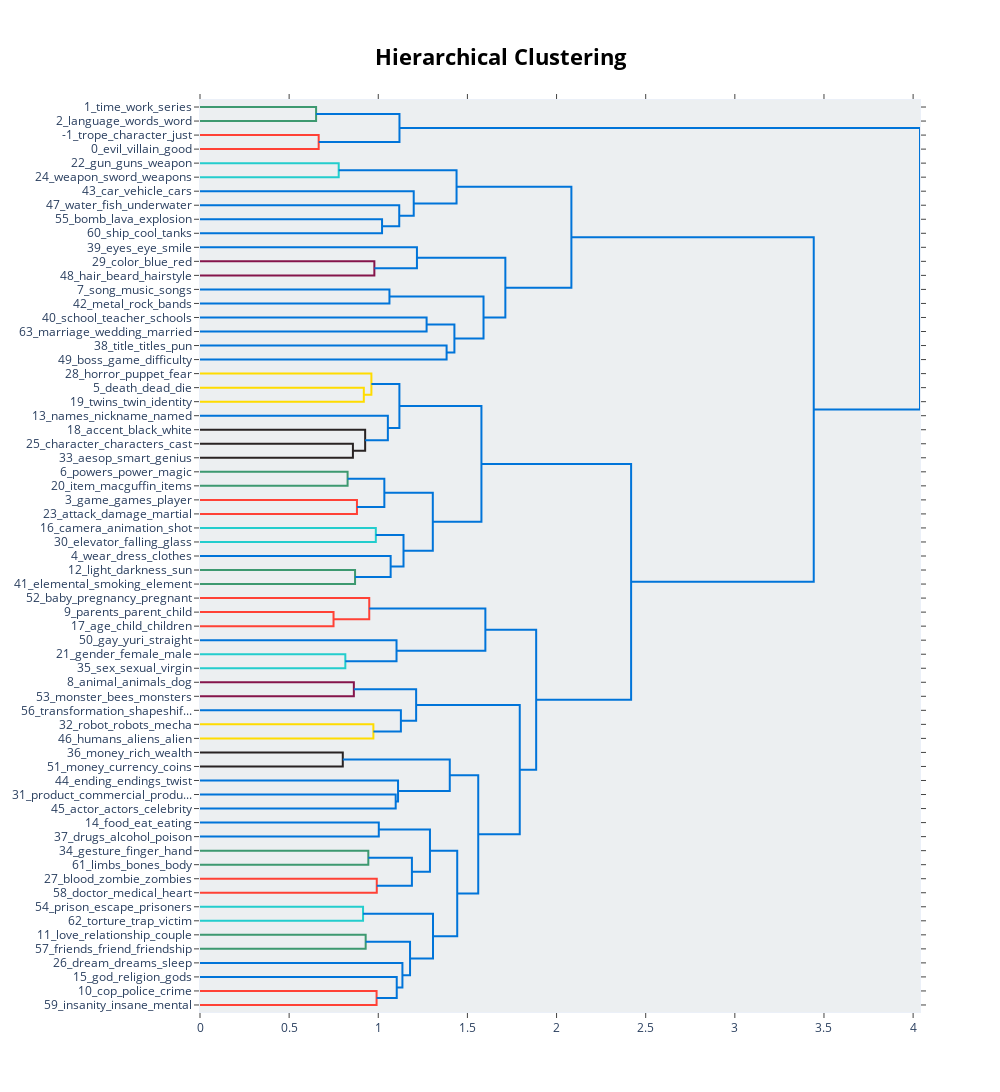

The code cell stored with this chart in its notebook:
### Code cell
topic_model.visualize_hierarchy()

### Figure 1 — Plotly figure (JSON) as saved in the notebook; plotly's stock layout.template omitted (floating-point values rounded to 4 significant figures)
{"data": [{"hoverinfo": "text", "marker": {"color": "rgb(61,153,112)"}, "mode": "lines", "type": "scatter", "x": [0, 0.6511, 0.6511, 0], "xaxis": "x", "y": [-5, -5, -15, -15], "yaxis": "y"}, {"hoverinfo": "text", "marker": {"color": "rgb(255,65,54)"}, "mode": "lines", "type": "scatter", "x": [0, 0.6657, 0.6657, 0], "xaxis": "x", "y": [-25, -25, -35, -35], "yaxis": "y"}, {"hoverinfo": "text", "marker": {"color": "rgb(0,116,217)"}, "mode": "lines", "type": "scatter", "x": [0.6511, 1.119, 1.119, 0.6657], "xaxis": "x", "y": [-10, -10, -30, -30], "yaxis": "y"}, {"hoverinfo": "text", "marker": {"color": "rgb(35,205,205)"}, "mode": "lines", "type": "scatter", "x": [0, 0.778, 0.778, 0], "xaxis": "x", "y": [-45, -45, -55, -55], "yaxis": "y"}, {"hoverinfo": "text", "marker": {"color": "rgb(0,116,217)"}, "mode": "lines", "type": "scatter", "x": [0, 1.021, 1.021, 0], "xaxis": "x", "y": [-85, -85, -95, -95], "yaxis": "y"}, {"hoverinfo": "text", "marker": {"color": "rgb(0,116,217)"}, "mode": "lines", "type": "scatter", "x": [0, 1.118, 1.118, 1.021], "xaxis": "x", "y": [-75, -75, -90, -90], "yaxis": "y"}, {"hoverinfo": "text", "marker": {"color": "rgb(0,116,217)"}, "mode": "lines", "type": "scatter", "x": [0, 1.199, 1.199, 1.118], "xaxis": "x", "y": [-65, -65, -82.5, -82.5], "yaxis": "y"}, {"hoverinfo": "text", "marker": {"color": "rgb(0,116,217)"}, "mode": "lines", "type": "scatter", "x": [0.778, 1.439, 1.439, 1.199], "xaxis": "x", "y": [-50, -50, -73.75, -73.75], "yaxis": "y"}, {"hoverinfo": "text", "marker": {"color": "rgb(133,20,75)"}, "mode": "lines", "type": "scatter", "x": [0, 0.978, 0.978, 0], "xaxis": "x", "y": [-115, -115, -125, -125], "yaxis": "y"}, {"hoverinfo": "text", "marker": {"color": "rgb(0,116,217)"}, "mode": "lines", "type": "scatter", "x": [0, 1.217, 1.217, 0.978], "xaxis": "x", "y": [-105, -105, -120, -120], "yaxis": "y"}, {"hoverinfo": "text", "marker": {"color": "rgb(0,116,217)"}, "mode": "lines", "type": "scatter", "x": [0, 1.063, 1.063, 0], "xaxis": "x", "y": [-135, -135, -145, -145], "yaxis": "y"}, {"hoverinfo": "text", "marker": {"color": "rgb(0,116,217)"}, "mode": "lines", "type": "scatter", "x": [0, 1.271, 1.271, 0], "xaxis": "x", "y": [-155, -155, -165, -165], "yaxis": "y"}, {"hoverinfo": "text", "marker": {"color": "rgb(0,116,217)"}, "mode": "lines", "type": "scatter", "x": [0, 1.383, 1.383, 0], "xaxis": "x", "y": [-175, -175, -185, -185], "yaxis": "y"}, {"hoverinfo": "text", "marker": {"color": "rgb(0,116,217)"}, "mode": "lines", "type": "scatter", "x": [1.271, 1.427, 1.427, 1.383], "xaxis": "x", "y": [-160, -160, -180, -180], "yaxis": "y"}, {"hoverinfo": "text", "marker": {"color": "rgb(0,116,217)"}, "mode": "lines", "type": "scatter", "x": [1.063, 1.59, 1.59, 1.427], "xaxis": "x", "y": [-140, -140, -170, -170], "yaxis": "y"}, {"hoverinfo": "text", "marker": {"color": "rgb(0,116,217)"}, "mode": "lines", "type": "scatter", "x": [1.217, 1.713, 1.713, 1.59], "xaxis": "x", "y": [-112.5, -112.5, -155, -155], "yaxis": "y"}, {"hoverinfo": "text", "marker": {"color": "rgb(0,116,217)"}, "mode": "lines", "type": "scatter", "x": [1.439, 2.083, 2.083, 1.713], "xaxis": "x", "y": [-61.88, -61.88, -133.8, -133.8], "yaxis": "y"}, {"hoverinfo": "text", "marker": {"color": "rgb(255,220,0)"}, "mode": "lines", "type": "scatter", "x": [0, 0.9189, 0.9189, 0], "xaxis": "x", "y": [-205, -205, -215, -215], "yaxis": "y"}, {"hoverinfo": "text", "marker": {"color": "rgb(255,220,0)"}, "mode": "lines", "type": "scatter", "x": [0, 0.9613, 0.9613, 0.9189], "xaxis": "x", "y": [-195, -195, -210, -210], "yaxis": "y"}, {"hoverinfo": "text", "marker": {"color": "rgb(40,35,35)"}, "mode": "lines", "type": "scatter", "x": [0, 0.8577, 0.8577, 0], "xaxis": "x", "y": [-245, -245, -255, -255], "yaxis": "y"}, {"hoverinfo": "text", "marker": {"color": "rgb(40,35,35)"}, "mode": "lines", "type": "scatter", "x": [0, 0.9264, 0.9264, 0.8577], "xaxis": "x", "y": [-235, -235, -250, -250], "yaxis": "y"}, {"hoverinfo": "text", "marker": {"color": "rgb(0,116,217)"}, "mode": "lines", "type": "scatter", "x": [0, 1.054, 1.054, 0.9264], "xaxis": "x", "y": [-225, -225, -242.5, -242.5], "yaxis": "y"}, {"hoverinfo": "text", "marker": {"color": "rgb(0,116,217)"}, "mode": "lines", "type": "scatter", "x": [0.9613, 1.118, 1.118, 1.054], "xaxis": "x", "y": [-202.5, -202.5, -233.8, -233.8], "yaxis": "y"}, {"hoverinfo": "text", "marker": {"color": "rgb(61,153,112)"}, "mode": "lines", "type": "scatter", "x": [0, 0.8279, 0.8279, 0], "xaxis": "x", "y": [-265, -265, -275, -275], "yaxis": "y"}, {"hoverinfo": "text", "marker": {"color": "rgb(255,65,54)"}, "mode": "lines", "type": "scatter", "x": [0, 0.8803, 0.8803, 0], "xaxis": "x", "y": [-285, -285, -295, -295], "yaxis": "y"}, {"hoverinfo": "text", "marker": {"color": "rgb(0,116,217)"}, "mode": "lines", "type": "scatter", "x": [0.8279, 1.034, 1.034, 0.8803], "xaxis": "x", "y": [-270, -270, -290, -290], "yaxis": "y"}, {"hoverinfo": "text", "marker": {"color": "rgb(35,205,205)"}, "mode": "lines", "type": "scatter", "x": [0, 0.9862, 0.9862, 0], "xaxis": "x", "y": [-305, -305, -315, -315], "yaxis": "y"}, {"hoverinfo": "text", "marker": {"color": "rgb(61,153,112)"}, "mode": "lines", "type": "scatter", "x": [0, 0.8697, 0.8697, 0], "xaxis": "x", "y": [-335, -335, -345, -345], "yaxis": "y"}, {"hoverinfo": "text", "marker": {"color": "rgb(0,116,217)"}, "mode": "lines", "type": "scatter", "x": [0, 1.069, 1.069, 0.8697], "xaxis": "x", "y": [-325, -325, -340, -340], "yaxis": "y"}, {"hoverinfo": "text", "marker": {"color": "rgb(0,116,217)"}, "mode": "lines", "type": "scatter", "x": [0.9862, 1.142, 1.142, 1.069], "xaxis": "x", "y": [-310, -310, -332.5, -332.5], "yaxis": "y"}, {"hoverinfo": "text", "marker": {"color": "rgb(0,116,217)"}, "mode": "lines", "type": "scatter", "x": [1.034, 1.306, 1.306, 1.142], "xaxis": "x", "y": [-280, -280, -321.2, -321.2], "yaxis": "y"}, {"hoverinfo": "text", "marker": {"color": "rgb(0,116,217)"}, "mode": "lines", "type": "scatter", "x": [1.118, 1.579, 1.579, 1.306], "xaxis": "x", "y": [-218.1, -218.1, -300.6, -300.6], "yaxis": "y"}, {"hoverinfo": "text", "marker": {"color": "rgb(255,65,54)"}, "mode": "lines", "type": "scatter", "x": [0, 0.749, 0.749, 0], "xaxis": "x", "y": [-365, -365, -375, -375], "yaxis": "y"}, {"hoverinfo": "text", "marker": {"color": "rgb(255,65,54)"}, "mode": "lines", "type": "scatter", "x": [0, 0.9494, 0.9494, 0.749], "xaxis": "x", "y": [-355, -355, -370, -370], "yaxis": "y"}, {"hoverinfo": "text", "marker": {"color": "rgb(35,205,205)"}, "mode": "lines", "type": "scatter", "x": [0, 0.8152, 0.8152, 0], "xaxis": "x", "y": [-395, -395, -405, -405], "yaxis": "y"}, {"hoverinfo": "text", "marker": {"color": "rgb(0,116,217)"}, "mode": "lines", "type": "scatter", "x": [0, 1.102, 1.102, 0.8152], "xaxis": "x", "y": [-385, -385, -400, -400], "yaxis": "y"}, {"hoverinfo": "text", "marker": {"color": "rgb(0,116,217)"}, "mode": "lines", "type": "scatter", "x": [0.9494, 1.601, 1.601, 1.102], "xaxis": "x", "y": [-362.5, -362.5, -392.5, -392.5], "yaxis": "y"}, {"hoverinfo": "text", "marker": {"color": "rgb(133,20,75)"}, "mode": "lines", "type": "scatter", "x": [0, 0.863, 0.863, 0], "xaxis": "x", "y": [-415, -415, -425, -425], "yaxis": "y"}, {"hoverinfo": "text", "marker": {"color": "rgb(255,220,0)"}, "mode": "lines", "type": "scatter", "x": [0, 0.9725, 0.9725, 0], "xaxis": "x", "y": [-445, -445, -455, -455], "yaxis": "y"}, {"hoverinfo": "text", "marker": {"color": "rgb(0,116,217)"}, "mode": "lines", "type": "scatter", "x": [0, 1.127, 1.127, 0.9725], "xaxis": "x", "y": [-435, -435, -450, -450], "yaxis": "y"}, {"hoverinfo": "text", "marker": {"color": "rgb(0,116,217)"}, "mode": "lines", "type": "scatter", "x": [0.863, 1.212, 1.212, 1.127], "xaxis": "x", "y": [-420, -420, -442.5, -442.5], "yaxis": "y"}, {"hoverinfo": "text", "marker": {"color": "rgb(40,35,35)"}, "mode": "lines", "type": "scatter", "x": [0, 0.8009, 0.8009, 0], "xaxis": "x", "y": [-465, -465, -475, -475], "yaxis": "y"}, {"hoverinfo": "text", "marker": {"color": "rgb(0,116,217)"}, "mode": "lines", "type": "scatter", "x": [0, 1.098, 1.098, 0], "xaxis": "x", "y": [-495, -495, -505, -505], "yaxis": "y"}, {"hoverinfo": "text", "marker": {"color": "rgb(0,116,217)"}, "mode": "lines", "type": "scatter", "x": [0, 1.111, 1.111, 1.098], "xaxis": "x", "y": [-485, -485, -500, -500], "yaxis": "y"}, {"hoverinfo": "text", "marker": {"color": "rgb(0,116,217)"}, "mode": "lines", "type": "scatter", "x": [0.8009, 1.401, 1.401, 1.111], "xaxis": "x", "y": [-470, -470, -492.5, -492.5], "yaxis": "y"}, {"hoverinfo": "text", "marker": {"color": "rgb(0,116,217)"}, "mode": "lines", "type": "scatter", "x": [0, 1.003, 1.003, 0], "xaxis": "x", "y": [-515, -515, -525, -525], "yaxis": "y"}, {"hoverinfo": "text", "marker": {"color": "rgb(61,153,112)"}, "mode": "lines", "type": "scatter", "x": [0, 0.9441, 0.9441, 0], "xaxis": "x", "y": [-535, -535, -545, -545], "yaxis": "y"}, {"hoverinfo": "text", "marker": {"color": "rgb(255,65,54)"}, "mode": "lines", "type": "scatter", "x": [0, 0.9916, 0.9916, 0], "xaxis": "x", "y": [-555, -555, -565, -565], "yaxis": "y"}, {"hoverinfo": "text", "marker": {"color": "rgb(0,116,217)"}, "mode": "lines", "type": "scatter", "x": [0.9441, 1.189, 1.189, 0.9916], "xaxis": "x", "y": [-540, -540, -560, -560], "yaxis": "y"}, {"hoverinfo": "text", "marker": {"color": "rgb(0,116,217)"}, "mode": "lines", "type": "scatter", "x": [1.003, 1.29, 1.29, 1.189], "xaxis": "x", "y": [-520, -520, -550, -550], "yaxis": "y"}, {"hoverinfo": "text", "marker": {"color": "rgb(35,205,205)"}, "mode": "lines", "type": "scatter", "x": [0, 0.9145, 0.9145, 0], "xaxis": "x", "y": [-575, -575, -585, -585], "yaxis": "y"}, {"hoverinfo": "text", "marker": {"color": "rgb(61,153,112)"}, "mode": "lines", "type": "scatter", "x": [0, 0.9293, 0.9293, 0], "xaxis": "x", "y": [-595, -595, -605, -605], "yaxis": "y"}, {"hoverinfo": "text", "marker": {"color": "rgb(255,65,54)"}, "mode": "lines", "type": "scatter", "x": [0, 0.9905, 0.9905, 0], "xaxis": "x", "y": [-635, -635, -645, -645], "yaxis": "y"}, {"hoverinfo": "text", "marker": {"color": "rgb(0,116,217)"}, "mode": "lines", "type": "scatter", "x": [0, 1.104, 1.104, 0.9905], "xaxis": "x", "y": [-625, -625, -640, -640], "yaxis": "y"}, {"hoverinfo": "text", "marker": {"color": "rgb(0,116,217)"}, "mode": "lines", "type": "scatter", "x": [0, 1.135, 1.135, 1.104], "xaxis": "x", "y": [-615, -615, -632.5, -632.5], "yaxis": "y"}, {"hoverinfo": "text", "marker": {"color": "rgb(0,116,217)"}, "mode": "lines", "type": "scatter", "x": [0.9293, 1.178, 1.178, 1.135], "xaxis": "x", "y": [-600, -600, -623.8, -623.8], "yaxis": "y"}, {"hoverinfo": "text", "marker": {"color": "rgb(0,116,217)"}, "mode": "lines", "type": "scatter", "x": [0.9145, 1.307, 1.307, 1.178], "xaxis": "x", "y": [-580, -580, -611.9, -611.9], "yaxis": "y"}, {"hoverinfo": "text", "marker": {"color": "rgb(0,116,217)"}, "mode": "lines", "type": "scatter", "x": [1.29, 1.443, 1.443, 1.307], "xaxis": "x", "y": [-535, -535, -595.9, -595.9], "yaxis": "y"}, {"hoverinfo": "text", "marker": {"color": "rgb(0,116,217)"}, "mode": "lines", "type": "scatter", "x": [1.401, 1.561, 1.561, 1.443], "xaxis": "x", "y": [-481.2, -481.2, -565.5, -565.5], "yaxis": "y"}, {"hoverinfo": "text", "marker": {"color": "rgb(0,116,217)"}, "mode": "lines", "type": "scatter", "x": [1.212, 1.794, 1.794, 1.561], "xaxis": "x", "y": [-431.2, -431.2, -523.4, -523.4], "yaxis": "y"}, {"hoverinfo": "text", "marker": {"color": "rgb(0,116,217)"}, "mode": "lines", "type": "scatter", "x": [1.601, 1.886, 1.886, 1.794], "xaxis": "x", "y": [-377.5, -377.5, -477.3, -477.3], "yaxis": "y"}, {"hoverinfo": "text", "marker": {"color": "rgb(0,116,217)"}, "mode": "lines", "type": "scatter", "x": [1.579, 2.418, 2.418, 1.886], "xaxis": "x", "y": [-259.4, -259.4, -427.4, -427.4], "yaxis": "y"}, {"hoverinfo": "text", "marker": {"color": "rgb(0,116,217)"}, "mode": "lines", "type": "scatter", "x": [2.083, 3.443, 3.443, 2.418], "xaxis": "x", "y": [-97.81, -97.81, -343.4, -343.4], "yaxis": "y"}, {"hoverinfo": "text", "marker": {"color": "rgb(0,116,217)"}, "mode": "lines", "type": "scatter", "x": [1.119, 4.039, 4.039, 3.443], "xaxis": "x", "y": [-20, -20, -220.6, -220.6], "yaxis": "y"}], "layout": {"autosize": false, "height": 1175, "hoverlabel": {"bgcolor": "white", "font": {"family": "Rockwell", "size": 16}}, "hovermode": "closest", "plot_bgcolor": "#ECEFF1", "showlegend": false, "title": {"font": {"color": "Black", "size": 22}, "text": "<b>Hierarchical Clustering", "x": 0.5, "xanchor": "center", "yanchor": "top"}, "width": 1000, "xaxis": {"mirror": "allticks", "rangemode": "tozero", "showgrid": false, "showline": true, "showticklabels": true, "ticks": "outside", "type": "linear", "zeroline": false}, "yaxis": {"mirror": "allticks", "range": [-650, 0], "rangemode": "tozero", "showgrid": false, "showline": true, "showticklabels": true, "tickmode": "array", "ticks": "outside", "ticktext": ["1_time_work_series", "2_language_words_word", "-1_trope_character_just", "0_evil_villain_good", "22_gun_guns_weapon", "24_weapon_sword_weapons", "43_car_vehicle_cars", "47_water_fish_underwater", "55_bomb_lava_explosion", "60_ship_cool_tanks", "39_eyes_eye_smile", "29_color_blue_red", "48_hair_beard_hairstyle", "7_song_music_songs", "42_metal_rock_bands", "40_school_teacher_schools", "63_marriage_wedding_married", "38_title_titles_pun", "49_boss_game_difficulty", "28_horror_puppet_fear", "5_death_dead_die", "19_twins_twin_identity", "13_names_nickname_named", "18_accent_black_white", "25_character_characters_cast", "33_aesop_smart_genius", "6_powers_power_magic", "20_item_macguffin_items", "3_game_games_player", "23_attack_damage_martial", "16_camera_animation_shot", "30_elevator_falling_glass", "4_wear_dress_clothes", "12_light_darkness_sun", "41_elemental_smoking_element", "52_baby_pregnancy_pregnant", "9_parents_parent_child", "17_age_child_children", "50_gay_yuri_straight", "21_gender_female_male", "35_sex_sexual_virgin", "8_animal_animals_dog", "53_monster_bees_monsters", "56_transformation_shapeshif...", "32_robot_robots_mecha", "46_humans_aliens_alien", "36_money_rich_wealth", "51_money_currency_coins", "44_ending_endings_twist", "31_product_commercial_produ...", "45_actor_actors_celebrity", "14_food_eat_eating", "37_drugs_alcohol_poison", "34_gesture_finger_hand", "61_limbs_bones_body", "27_blood_zombie_zombies", "58_doctor_medical_heart", "54_prison_escape_prisoners", "62_torture_trap_victim", "11_love_relationship_couple", "57_friends_friend_friendship", "26_dream_dreams_sleep", "15_god_religion_gods", "10_cop_police_crime", "59_insanity_insane_mental"], "tickvals": [-5, -15, -25, -35, -45, -55, -65, -75, -85, -95, -105, -115, -125, -135, -145, -155, -165, -175, -185, -195, -205, -215, -225, -235, -245, -255, -265, -275, -285, -295, -305, -315, -325, -335, -345, -355, -365, -375, -385, -395, -405, -415, -425, -435, -445, -455, -465, -475, -485, -495, -505, -515, -525, -535, -545, -555, -565, -575, -585, -595, -605, -615, -625, -635, -645], "type": "linear", "zeroline": false}}}
